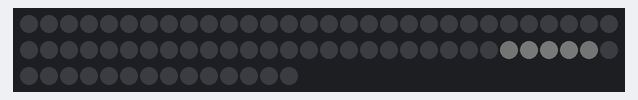
The sketch below on a simulated Arduino Uno, built with avr-gcc and run on an emulated ATmega328P. Shown: 74 RGB LEDs in strip order, left to right, continuing on the next row. Dim RGB values are drawn brighter than linear; random numbers use the default seed unless the sketch sets one.

Above: at 0.49 s.

The sketch:

21_random_blink_single.ino
```cpp
#include <FastLED.h>

#define LED_AMOUNT 74
#define DATA_PIN 6
#define GLOBAL_BRIGHTNESS 255

CRGB leds[LED_AMOUNT];

void setup() {
  FastLED.addLeds<NEOPIXEL, DATA_PIN>(leds, LED_AMOUNT);
  FastLED.setBrightness(GLOBAL_BRIGHTNESS);
}

void loop() {

  int blinkSize = 6;
  int position = random(0, LED_AMOUNT - blinkSize);

  float spreadStep = TWO_PI / (blinkSize);
  float animation = 0;

  /*
    Variant 1 - Start from dark:

    animation < TWO_PI
    cos(PI + animation)

    Variant 2 - Start from bright and fade away:

    animation < PI
    cos(animation)
  */

  while (animation < TWO_PI) { // TWO_PI * 3 will blink three times in same place
    FastLED.clear();

    float fade = (cos(PI + animation) + 1) / 2;
    //fade = max(0.05, fade);

    for (int i = 0; i < blinkSize; i++) {
      float brightness = cos(PI + (i * spreadStep));
      brightness = (brightness + 1) / 2;
      brightness *= 255;

      //brightness = max(20, brightness);
      brightness *= fade;

      leds[position + i] = CHSV(0, 0, brightness);

    }

    FastLED.show();
    animation += 0.15;

    delay(3); // speed of blink
  }

  FastLED.clear();
  FastLED.show();

  //delay(100); // wait time for next blink
}
```
